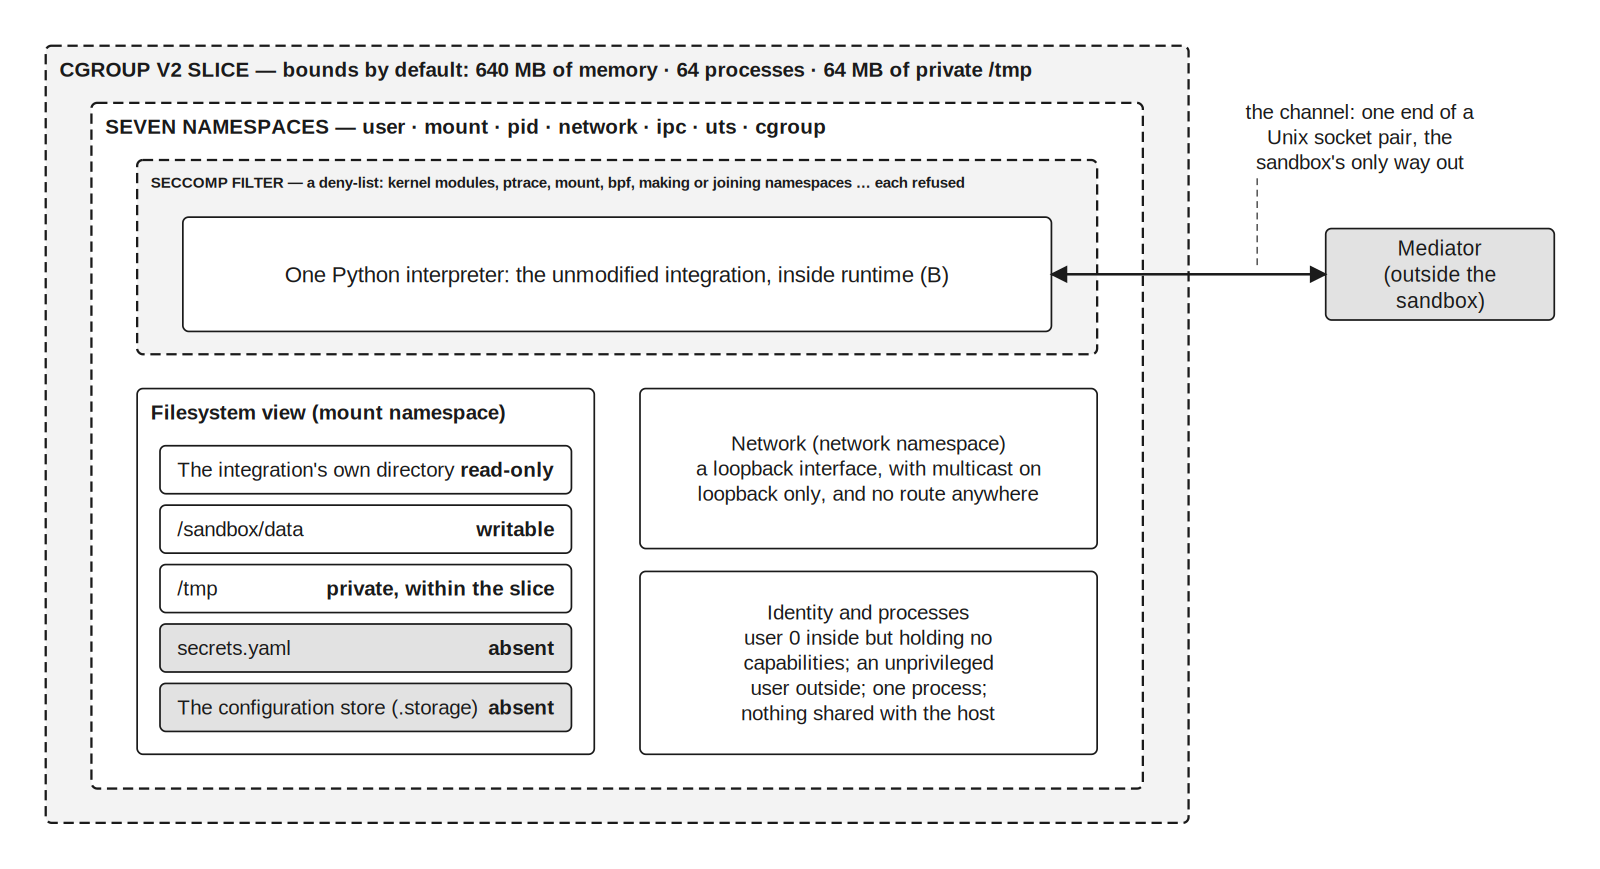

The script that saved this image:
#!/usr/bin/env python3
"""Figure 9.2 — One sandbox: the layers that enclose a confined integration.

Writes fig_9_2_sandbox.svg. Run:  python3 fig_9_2_sandbox.py

Nesting follows what each layer applies to. The cgroup slice bounds everything the sandbox
runs; the seven namespaces decide what it can see (files, processes, network); the seccomp filter
sits on the interpreter's system-call edge, inside the namespaces. Each fact is from the code:
the seven namespaces from `confine/namespaces.py`, the default limits from `confine/cgroup.py`,
the deny-list groups from `confine/seccomp.py`, and what the integration sees from the
self-test's view from inside (Section 9.2).
"""

from pathlib import Path

from svg9 import Canvas

OUT = Path(__file__).parent / "fig_9_2_sandbox.svg"

c = Canvas(1400, 760, text_scale=1.5, fit=True)

c.box(40, 40, 1000, 680, fill="light", dashed=True, stroke=2,
      title="CGROUP V2 SLICE — bounds by default: 640 MB of memory · 64 processes · "
            "64 MB of private /tmp")
c.box(80, 90, 920, 600, fill="white", dashed=True, stroke=2,
      title="SEVEN NAMESPACES — user · mount · pid · network · ipc · uts · cgroup")
c.box(120, 140, 840, 170, fill="light", dashed=True, stroke=2,
      title="SECCOMP FILTER — a deny-list: kernel modules, ptrace, mount, bpf, making or "
            "joining namespaces … each refused")
c.box(160, 190, 760, 100, "One Python interpreter: the unmodified integration, inside "
      "runtime (B)", fill="white")

# What the namespaces leave in view.
c.box(120, 340, 400, 320, fill="white", title="Filesystem view (mount namespace)")
FILES = [("The integration's own directory", "read-only"),
         ("/sandbox/data", "writable"),
         ("/tmp", "private, within the slice"),
         ("secrets.yaml", "absent"),
         ("The configuration store (.storage)", "absent")]
for i, (path, state) in enumerate(FILES):
    y = 390 + i * 52
    c.box(140, y, 360, 42, fill="mid" if state == "absent" else "white")
    c.text(155, y + 21, path, size=12, anchor="start")
    c.text(485, y + 21, state, size=12, weight="bold", anchor="end")

c.box(560, 340, 400, 140, "Network (network namespace)\na loopback interface, with multicast "
      "on\nloopback only, and no route anywhere", size=12)
c.box(560, 500, 400, 160, "Identity and processes\nuser 0 inside but holding no\ncapabilities; an unprivileged\nuser outside; one process;\nnothing shared with the host", size=12)

# The channel, the sandbox's only way out.
c.box(1160, 200, 200, 80, "Mediator\n(outside the sandbox)", fill="mid")
c.line([(920, 240), (1160, 240)], both=True, width=2.2)
c.label(1190, 120, "the channel: one end of a\nUnix socket pair, the\nsandbox's only way out",
        size=12)
c.line([(1100, 156), (1100, 234)], arrow=False, dashed=True, width=1)

c.save(OUT)
